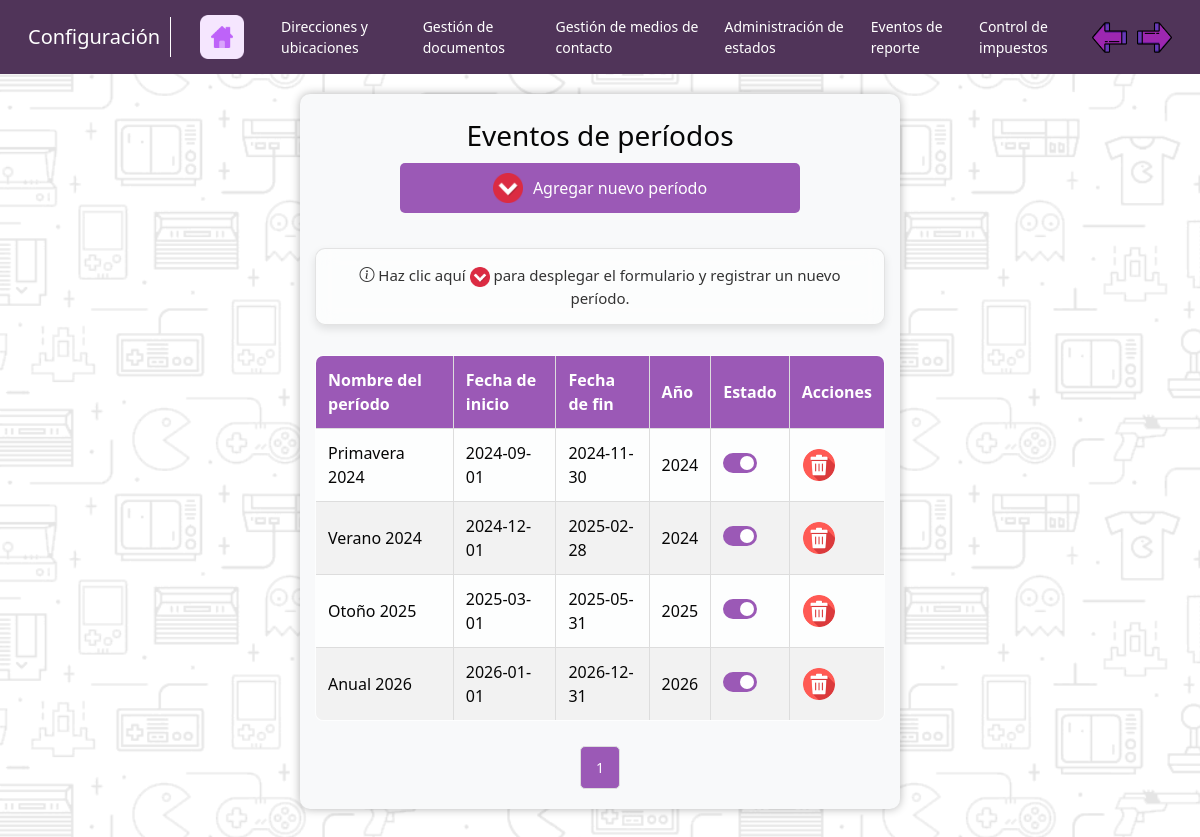
The app's page /app/Configuración/Per/tb_periodo.php (signed in) with its own data.
### tables this page shows
CREATE TABLE tb_periodos (
    idPeriodo INT PRIMARY KEY AUTO_INCREMENT,
    nombrePeriodo VARCHAR(100),
    fechaInicioPeriodo DATE,
    fechaFinPeriodo DATE,
    añoPeriodo INT,
    estado_periodo_id INT,
    FOREIGN KEY (estado_periodo_id) REFERENCES tb_estados_logicos(idEstLog)
);

### app/Configuración/Per/tb_periodo.php (the view, shortened to what this page needs)
<?php
include('../../modelos/conexion.php');
$periodosPorPagina = 5;
$page = isset($_GET['page']) ? (int)$_GET['page'] : 1;
$offset = ($page - 1) * $periodosPorPagina;
$total_query = "SELECT COUNT(*) as total FROM tb_periodos";
$total_result = mysqli_query($conection, $total_query);
$total_row = mysqli_fetch_assoc($total_result);
$total_periodos = $total_row['total'];
$total_pages = ceil($total_periodos / $periodosPorPagina);
$query = "SELECT p.idPeriodo, p.nombrePeriodo, p.fechaInicioPeriodo, p.fechaFinPeriodo, p.añoPeriodo, e.nombreEstLog
          FROM tb_periodos p
          JOIN tb_estados_logicos e ON p.estado_periodo_id = e.idEstLog
          LIMIT $periodosPorPagina OFFSET $offset";
$result = mysqli_query($conection, $query);
?>
<!DOCTYPE html>
<html lang="es">
<head>
    <link href="https://cdn.jsdelivr.net/npm/bootstrap@5.3.3/dist/css/bootstrap.min.css" rel="stylesheet">
    <link rel="stylesheet" href="https://cdn.jsdelivr.net/npm/bootstrap-icons@1.10.5/font/bootstrap-icons.css">
    <link rel="stylesheet" href="../../assets/css/style_nav_module.css">
</head>
<body>
    <?php include('../nav_configuracion.php'); ?>
    <div id="container">
        <div class="caja">
            <h3>Eventos de períodos</h3>
            <button id="btn-administrar" onclick="mostrarFormulario()">
                <img src="../../assets/img/desplegar.png" alt="Icono">
                Agregar nuevo período
            </button>
            <p class="aviso"><i class="bi bi-info-circle"></i> Haz clic aquí <img src="../../assets/img/desplegar.png" alt="Icono"> para desplegar el formulario y registrar un nuevo período.</p>
            <table>
                <thead>
                    <tr>
                        <th>Nombre del período</th>
                        <th>Fecha de inicio</th>
                        <th>Fecha de fin</th>
                        <th>Año</th>
                        <th>Estado</th>
                        <th>Acciones</th>
                    </tr>
                </thead>
                <tbody>
                    <?php
                    while ($row = mysqli_fetch_assoc($result)) {
                        echo "<tr>";
                        echo "<td>" . htmlspecialchars($row['nombrePeriodo']) . "</td>";
                        echo "<td>" . htmlspecialchars($row['fechaInicioPeriodo']) . "</td>";
                        echo "<td>" . htmlspecialchars($row['fechaFinPeriodo']) . "</td>";
                        echo "<td>" . htmlspecialchars($row['añoPeriodo']) . "</td>";
                        echo "<td>";
                        echo "<label class='switch'>";
                        echo "<span class='slider round'></span>";
                        echo "</label>";
                        echo "</td>";
                        echo "<td>";
                        echo "<button class='btn-eliminar' data-id='" . $row['idPeriodo'] . "'>";
                        echo "<img src='../../assets/img/boton-eliminar.ico' alt='Eliminar'>";
                        echo "</button>";
                        echo "</td>";
                        echo "</tr>";
                    }
                    ?>
                </tbody>
            </table>
            <div class="pagination">
                <?php for ($i = 1; $i <= $total_pages; $i++): ?>
                    <a href="?page=<?php echo $i; ?>" <?php if ($i == $page) echo 'class="active"'; ?>><?php echo $i; ?></a>
                <?php endfor; ?>
            </div>
        </div>
    </div>
</body>
</html>

### app/Configuración/Per/tb_periodo.php (style rules this page uses)
html, body { background-image: url('../../assets/img/background-black.png'); min-height: 100%; margin: 0; padding: 0; }
#container { display: flex; justify-content: center; align-items: flex-start; margin-top: 20px; min-height: 100vh; position: relative; }
.caja { background-color: #F8F9FA; backdrop-filter: blur(10px); border-radius: 10px; box-shadow: 0 0 10px rgba(0, 0, 0, 0.3); padding: 15px; width: 100%; max-width: 600px; box-sizing: border-box; color: #060606; display: flex; flex-direction: column; align-items: center; }
h1, h3 { text-align: center; margin: 10px 0; }
table { width: 100%; border-collapse: collapse; margin-top: 10px; background-color: rgba(255, 255, 255, 0.8); border-radius: 8px; overflow: hidden; min-height: 200px; }
table, th, td { border: 1px solid #ddd; }
th, td { padding: 12px; text-align: left; }
th { background-color: #9b59b6; color: #fff; }
tbody tr:nth-child(even) { background-color: #f2f2f2; }
.pagination { margin-top: 20px; text-align: center; display: flex; justify-content: center; flex-wrap: wrap; }
.pagination a { padding: 10px 15px; margin: 5px; border-radius: 5px; border: 1px solid #ddd; color: #333; text-decoration: none; background-color: #fff; font-size: 14px; }
.pagination a.active { background-color: #9b59b6; color: #fff; }
#btn-administrar { display: flex; align-items: center; justify-content: center; background-color: #9b59b6; color: #fff; padding: 10px 20px; border: none; border-radius: 5px; cursor: pointer; margin-bottom: 15px; width: 100%; max-width: 400px; transition: background-color 0.3s ease; font-size: 16px; text-align: center; margin-left: auto; margin-right: auto; }
#btn-administrar img { width: 30px; height: 30px; margin-right: 10px; vertical-align: middle; }
.btn-eliminar { background-color: transparent; border: none; cursor: pointer; padding: 0; margin: 0; }
.btn-eliminar img { width: 34px; height: 34px; }
.aviso { text-align: center; font-size: 15px; color: #333; margin: 20px 0; padding: 15px; background-color: rgba(255, 255, 255, 0.6); border: 1px solid rgba(0, 0, 0, 0.1); border-radius: 10px; box-shadow: 0px 4px 8px rgba(0, 0, 0, 0.1); backdrop-filter: blur(10px); font-weight: 500; }
.switch { position: relative; display: inline-block; width: 34px; height: 20px; }
.slider { position: absolute; cursor: pointer; top: 0; left: 0; right: 0; bottom: 0; background-color: #ccc; transition: 0.4s; border-radius: 20px; }
.slider:before { position: absolute; content: ""; height: 14px; width: 14px; left: 3px; bottom: 3px; background-color: white; transition: 0.4s; border-radius: 50%; }
input:checked+.slider { background-color: #9b59b6; }
input:checked+.slider:before { transform: translateX(14px); }
.aviso img { width: 20px; height: 20px; vertical-align: middle; }

### records on screen
tb_periodos: nombrePeriodo "Primavera 2024", fechaInicioPeriodo "2024-09-01", fechaFinPeriodo "2024-11-30", añoPeriodo "2024"
tb_periodos: nombrePeriodo "Verano 2024", fechaInicioPeriodo "2024-12-01", fechaFinPeriodo "2025-02-28", añoPeriodo "2024"
tb_periodos: nombrePeriodo "Otoño 2025", fechaInicioPeriodo "2025-03-01", fechaFinPeriodo "2025-05-31", añoPeriodo "2025"
tb_periodos: nombrePeriodo "Anual 2026", fechaInicioPeriodo "2026-01-01", fechaFinPeriodo "2026-12-31", añoPeriodo "2026"
